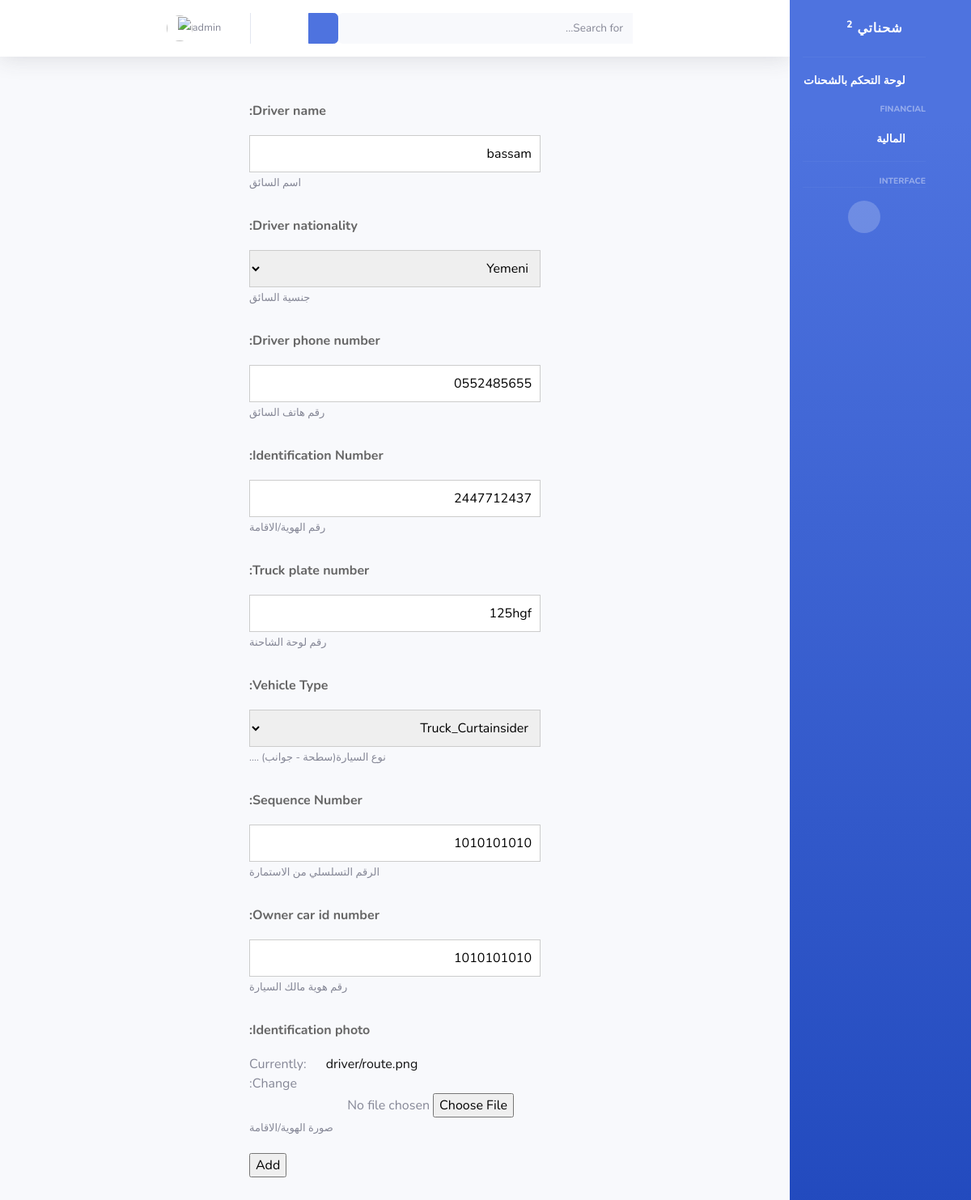
Page /deivers/edit/1 (signed in) on the committed database.
### drivers/models.py (models this page shows, shortened)
class DriverModel(models.Model):
    driver_id = models.BigAutoField(primary_key=True)
    driver_name = models.CharField(max_length=225,  help_text='اسم السائق')
    Saudi_Arabia = 'Saudi'
    YEMEN = 'Yemeni'
    Syria = 'Syrian'
    Egypt = 'Egypt'
    Afghanistan = 'Afghanistan'
    Pakistan = 'Pakistani'
    Jordan = 'Jordanian'
    India = 'Indian'
    Other = 'other'
    countrys = [
        (Saudi_Arabia, 'Saudi'),
        (YEMEN, 'Yemeni'),
        (Syria, 'Syrian'),
        (Egypt, 'Egypt'),
        (Afghanistan, 'Afghanistan'),
        (Pakistan, 'Pakistani'),
        (Jordan, 'Jordanian'),
        (India, 'Indian'),
        (Other, 'other')
    ]
    driver_nationality = models.CharField(
        max_length=20, choices=countrys, default=Other,  help_text='جنسية السائق')
    driver_phone_number = models.CharField(
        max_length=16, help_text='رقم هاتف السائق ')
    Identification_Number = models.CharField(
        max_length=10,  help_text='رقم الهوية/الاقامة')
    truck_plate_number = models.CharField(
        max_length=8,  help_text='رقم لوحة الشاحنة')
    Truck_Reefers = 'Truck_Reefers'
    Truck_Flatbed  = 'Truck_Flatbed'
    Truck_high_sides = 'Truck_high_sides'
    Truck_Curtainsider = 'Truck_Curtainsider'
    lory_Flatbed= 'lory_Flatbed'
    lory_Reefers= 'lory_Reefers'
    dinah_Flatbed= 'dinah_Flatbed'
    dinah_Reefers= 'dinah_Reefers'
    Vehicle = [
        (Truck_Reefers, 'Truck_Reefers'),
        (Truck_Flatbed, 'Truck_Flatbed'),
        (Truck_high_sides, 'Truck_high_sides'),
        (Truck_Curtainsider, 'Truck_Curtainsider'),
        (lory_Flatbed, 'lory_Flatbed'),
        (lory_Reefers, 'lory_Reefers'),
        (dinah_Flatbed, 'dinah_Flatbed'),
        (dinah_Reefers, 'dinah_Reefers'),
    ]
    Vehicle_Type = models.CharField( choices=Vehicle, default=Truck_Flatbed,
        max_length=30, help_text='نوع السيارة(سطحة - جوانب) ....')
    Sequence_Number = models.CharField(
        max_length=30, help_text='الرقم التسلسلي من الاستمارة')
    Owner_car_id_number = models.CharField(
        max_length=10,  help_text='رقم هوية مالك السيارة')
    Identification_photo = models.ImageField(
        upload_to='driver/', null=True, help_text='صورة الهوية/الاقامة ')

### drivers/views.py (the view)
# urls.py: path('deivers/edit/<int:pk>',edit_driver, name='edit_driver' ),
def edit_driver(request, pk):
    driver = get_object_or_404(DriverModel, pk=pk)
    if request.method == 'POST':
        driver_form = AddDriverForm(request.POST, instance=driver)
        if driver_form.is_valid():
            driver_form.save()
            return redirect('driver_list')
    else:
        driver_form = AddDriverForm(instance=driver)
    return render(request, 'drivers/driver-add_edit.html',{'driver_form':driver_form})

### drivers/forms.py
class AddDriverForm(forms.ModelForm):
    class Meta:
        model = DriverModel
        fields = ("__all__")

### Shuhnaty/templates/drivers/driver-add_edit.html (shortened to what this page needs)
{% extends 'base.html'  %}
{% block content %}
<div class="form">
    <form action="" method="post" enctype="multipart/form-data">
        {{ driver_form.as_p }}
        <input class="submit-btn" type="submit" value="Add">
    </form>
{% endblock %}

### Shuhnaty/templates/base.html (shortened to what this page needs)
{% load static %}
<!DOCTYPE html>
<html dir="rtl" lang="ar" >
<head>
    <link href="{% static 'vendor/fontawesome-free/css/all.min.css' %}" rel="stylesheet" type="text/css">
    <link href="{% static 'vendor/bootstrap-rtl.css' %}" rel="stylesheet" type="text/css">
    <link href="https://cdn.jsdelivr.net/npm/bootstrap@5.2.2/dist/css/bootstrap.min.css" rel="stylesheet">
    <link href="{% static 'css/sb-admin-2.min.css' %}" rel="stylesheet">
    <link href="{% static 'style.css' %}" rel="stylesheet">
    <link href="{% static 'vendor/datatables/dataTables.bootstrap4.min.css' %}" rel="stylesheet">
</head>
<body id="page-top" >
    <div id="wrapper">
        {% if user.is_authenticated %}
        <ul class="navbar-nav bg-gradient-primary sidebar sidebar-dark accordion " id="accordionSidebar">
            <a class="sidebar-brand d-flex align-items-center justify-content-center " href="{% url 'index' %}">
                <div class="sidebar-brand-text mx-3 ">شحناتي <sup>2</sup></div>
                <div class="sidebar-brand-icon rotate-n-15">
                    <i class="fas fa-laugh-wink"></i>
                </div>
            </a>
            <hr class="sidebar-divider my-0">
            <li class="nav-item active">
                <a class="nav-link text-right" href="{% url 'shipments_list'%}">
                    <i class="fas fa-fw fa-tachometer-alt"></i>
                    <span> لوحة التحكم بالشحنات</span></a>
            </li>
            <div class="sidebar-heading text-right">
                Financial
            </div>
            <li class="nav-item active">
                <a class="nav-link text-right" href="{% url 'dashboard_financial' %}">
                    <i class="fas fa-fw fa-tachometer-alt"></i>
                    <span> المالية</span></a>
            </li>
            <hr class="sidebar-divider">
            <div class="sidebar-heading text-right">
                Interface
            </div>
            <hr class="sidebar-divider d-none d-md-block">
            <div class="text-center d-none d-md-inline">
                <button class="rounded-circle border-0" id="sidebarToggle"></button>
            </div>
        </ul>
        {% endif %}
        <div id="content-wrapper" class="d-flex flex-column">
            <div id="content">
                {% if user.is_authenticated %}
                <nav class="navbar navbar-expand navbar-light bg-white topbar mb-4 static-top shadow">
                    <form
                        class="d-none d-sm-inline-block form-inline mr-auto ml-md-3 my-2 my-md-0 mw-100 navbar-search">
                        <div class="input-group">
                            <input type="text" class="form-control bg-light border-0 small" placeholder="Search for..."
                                aria-label="Search" aria-describedby="basic-addon2">
                            <div class="input-group-append">
                                <button class="btn btn-primary" type="button">
                                    <i class="fas fa-search fa-sm"></i>
                                </button>
                            </div>
                        </div>
                    </form>
                    <ul class="navbar-nav ml-auto">
                        <li class="nav-item dropdown no-arrow">
                            <a class="nav-link dropdown-toggle" href="#" id="userDropdown" role="button"
                                data-toggle="dropdown" aria-haspopup="true" aria-expanded="false">
                                <span class="mr-2 d-none d-lg-inline text-gray-600 small">{{ user }}</span>
                                <img class="img-profile rounded-circle" src="{% static 'img/undraw_profile.svg' %}">
                            </a>
                        </li>
                    </ul>
                </nav>
                {% endif %}
                <div class="container-fluid">
                    {% block content %}
                    {% endblock %}
            </div>
        </div>
    </div>
</body>
</html>

### Shuhnaty/static/style.css (style rules this page uses)
.form { max-width: 400px; margin: 45px auto; padding: 0 20px; }
.form p, .form div { margin: 4px 0 20px 0; text-align: left; }
.form label { display: block; padding: 10px 0; color: #666; font-weight: bold; }
.form input[type="text"], .form input[type="email"], .form input[type="number"], .form input[type="password"], .form select { padding: 10px; max-width: 400px; width: 100%; border: 1px solid #ccc; box-sizing: border-box; }
.form select { padding-left: 6px; }
span.helptext { font-size: small; }
.form a { text-decoration: none; color: #111; margin-left: 20px; }

### rows in the picture
DriverModel: driver_name "bassam", driver_nationality "Yemeni", driver_phone_number "0552485655", Identification_Number "2447712437", truck_plate_number "125hgf", Vehicle_Type "Truck_Curtainsider", Sequence_Number "1010101010", Owner_car_id_number "1010101010"

### other values in the picture
{{ user }} "admin"
